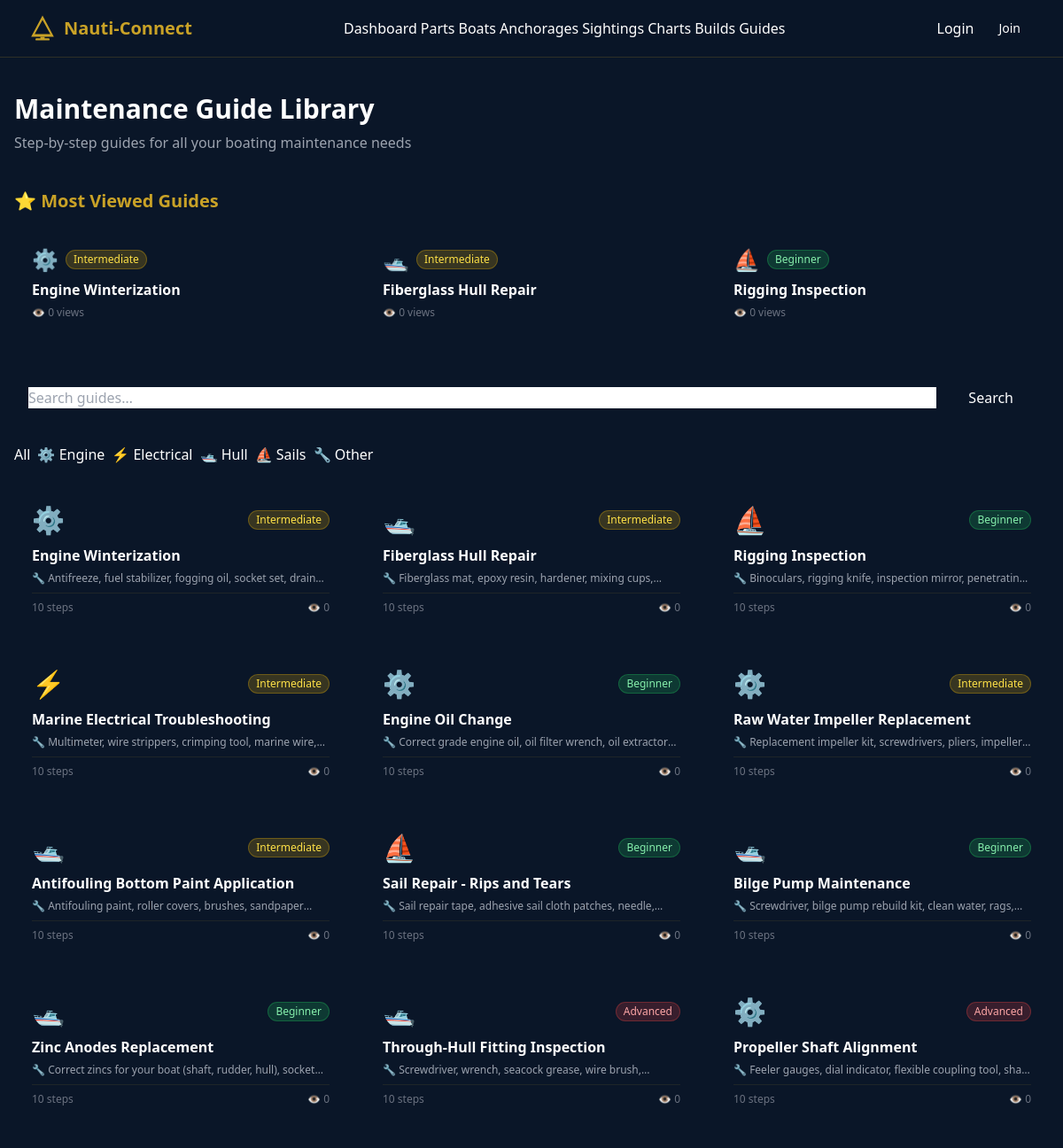
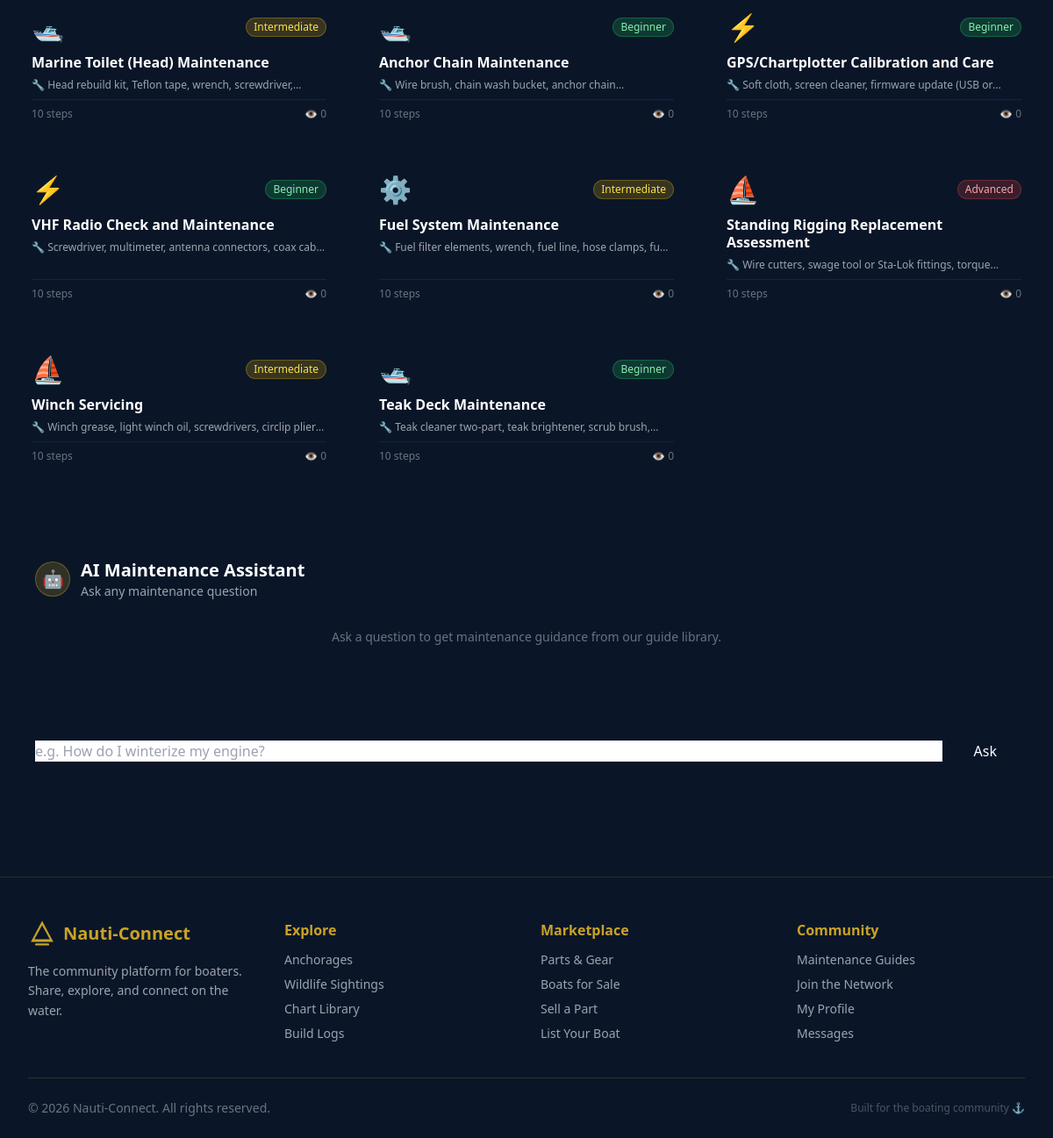
Screenshot of /maintenance/index.php with the database file from the repository (2 pictures, top to bottom).
### tables this page shows
CREATE TABLE IF NOT EXISTS maintenance_guides (
    id INT AUTO_INCREMENT PRIMARY KEY,
    title VARCHAR(255) NOT NULL,
    category ENUM('engine','electrical','hull','sails','other') NOT NULL,
    difficulty_level ENUM('beginner','intermediate','advanced') NOT NULL,
    tools_needed TEXT,
    steps_json JSON,
    video_url VARCHAR(500),
    views INT DEFAULT 0,
    created_at TIMESTAMP DEFAULT CURRENT_TIMESTAMP,
    FULLTEXT(title, tools_needed)
);

### includes/functions.php (called while the page is built, shortened)
<?php
function sanitize(string $input): string {
    return htmlspecialchars(trim($input), ENT_QUOTES | ENT_HTML5, 'UTF-8');
}
function isLoggedIn(): bool {
    return isset($_SESSION['user_id']) && !empty($_SESSION['user_id']);
}

### maintenance/index.php (the view, shortened to what this page needs)
<?php
require_once __DIR__ . '/../includes/functions.php';
require_once __DIR__ . '/../includes/db.php';
$category = trim($_GET['category'] ?? '');
$search   = trim($_GET['search'] ?? '');
$where  = ['1=1'];
$params = [];
$types  = '';
$whereClause = implode(' AND ', $where);
$sql         = "SELECT * FROM maintenance_guides WHERE $whereClause ORDER BY views DESC, created_at DESC LIMIT 50";
if ($params) {
    $stmt = $conn->prepare($sql);
    $stmt->bind_param($types, ...$params);
} else {
    $stmt = $conn->prepare($sql);
}
$stmt->execute();
$guides = $stmt->get_result()->fetch_all(MYSQLI_ASSOC);
$featuredStmt = $conn->query('SELECT * FROM maintenance_guides ORDER BY views DESC LIMIT 3');
$featured     = $featuredStmt->fetch_all(MYSQLI_ASSOC);
include __DIR__ . '/../includes/header.php';
?>
<main class="max-w-7xl mx-auto px-4 py-10">
    <div class="mb-10">
        <h1 class="text-3xl font-bold text-white mb-2">Maintenance Guide Library</h1>
        <p class="text-gray-400">Step-by-step guides for all your boating maintenance needs</p>
    </div>
    <?php if (!$category && !$search && !empty($featured)): ?>
        <div class="mb-10">
            <h2 class="text-xl font-bold text-[#c9a227] mb-4">⭐ Most Viewed Guides</h2>
            <div class="grid grid-cols-1 sm:grid-cols-3 gap-5">
                <?php foreach ($featured as $guide):
                    $diffColor = match ($guide['difficulty_level']) {
                        'beginner' => 'bg-green-500/20 text-green-300 border-green-500/30',
                        'intermediate' => 'bg-yellow-500/20 text-yellow-300 border-yellow-500/30',
                        'advanced' => 'bg-red-500/20 text-red-300 border-red-500/30',
                        default => 'bg-gray-500/20 text-gray-300',
                    };
                    $catEmoji = match ($guide['category']) { 'engine'=>'⚙️','electrical'=>'⚡','hull'=>'🛥️','sails'=>'⛵','other'=>'🔧',default=>'📋' };
                ?>
                    <a href="<?= SITE_URL ?>/maintenance/view.php?id=<?= $guide['id'] ?>" class="glass-card p-5 hover:border-[#c9a227]/50 transition-all">
                        <div class="flex items-center gap-2 mb-2">
                            <span class="text-2xl"><?= $catEmoji ?></span>
                            <span class="text-xs px-2 py-0.5 rounded-full border <?= $diffColor ?>"><?= ucfirst($guide['difficulty_level']) ?></span>
                        </div>
                        <h3 class="font-bold text-white leading-tight"><?= sanitize($guide['title']) ?></h3>
                        <p class="text-gray-500 text-xs mt-2">👁 <?= number_format((int)$guide['views']) ?> views</p>
                    </a>
                <?php endforeach; ?>
            </div>
        </div>
    <?php endif; ?>
    <form method="GET" id="guide-search-form" class="glass-card p-4 mb-6 flex flex-wrap gap-3">
        <input type="text" name="search" id="guide-search" class="form-input flex-1 min-w-48" placeholder="Search guides…" value="<?= sanitize($search) ?>">
        <button type="submit" class="btn-gold px-6">Search</button>
    </form>
    <div class="flex gap-2 flex-wrap mb-6">
        <a href="?" class="filter-btn <?= !$category ? 'active' : '' ?>">All</a>
        <?php
        $catLabels = ['engine'=>'⚙️ Engine','electrical'=>'⚡ Electrical','hull'=>'🛥️ Hull','sails'=>'⛵ Sails','other'=>'🔧 Other'];
        foreach ($catLabels as $val => $label): ?>
            <a href="?category=<?= $val ?><?= $search ? '&search=' . urlencode($search) : '' ?>" class="filter-btn <?= $category === $val ? 'active' : '' ?>"><?= $label ?></a>
        <?php endforeach; ?>
    </div>
    <?php if (empty($guides)): ?>
        <div class="text-center py-16">
            <div class="text-5xl mb-4">🔧</div>
            <p class="text-gray-400">No guides found. Try a different search.</p>
        </div>
    <?php else: ?>
        <div class="grid grid-cols-1 sm:grid-cols-2 lg:grid-cols-3 gap-5" id="guides-grid">
            <?php foreach ($guides as $guide):
                $diffColor = match ($guide['difficulty_level']) {
                    'beginner' => 'bg-green-500/20 text-green-300 border-green-500/30',
                    'intermediate' => 'bg-yellow-500/20 text-yellow-300 border-yellow-500/30',
                    'advanced' => 'bg-red-500/20 text-red-300 border-red-500/30',
                    default => 'bg-gray-500/20 text-gray-300',
                };
                $catEmoji = match ($guide['category']) { 'engine'=>'⚙️','electrical'=>'⚡','hull'=>'🛥️','sails'=>'⛵','other'=>'🔧',default=>'📋' };
                $steps = json_decode($guide['steps_json'] ?? '[]', true) ?: [];
            ?>
                <a href="<?= SITE_URL ?>/maintenance/view.php?id=<?= $guide['id'] ?>" class="glass-card p-5 hover:border-[#c9a227]/50 transition-all flex flex-col">
                    <div class="flex items-center justify-between mb-3">
                        <span class="text-3xl"><?= $catEmoji ?></span>
                        <span class="text-xs px-2 py-0.5 rounded-full border <?= $diffColor ?>"><?= ucfirst($guide['difficulty_level']) ?></span>
                    </div>
                    <h3 class="font-bold text-white leading-tight mb-2"><?= sanitize($guide['title']) ?></h3>
                    <?php if ($guide['tools_needed']): ?>
                        <p class="text-gray-400 text-xs mb-2 line-clamp-1">🔧 <?= sanitize($guide['tools_needed']) ?></p>
                    <?php endif; ?>
                    <div class="mt-auto pt-2 border-t border-[#c9a227]/10 flex items-center justify-between text-xs text-gray-500">
                        <span><?= count($steps) ?> steps</span>
                        <span>👁 <?= number_format((int)$guide['views']) ?></span>
                    </div>
                </a>
            <?php endforeach; ?>
        </div>
    <?php endif; ?>
    <div class="mt-16 glass-card p-6">
        <div class="flex items-center gap-3 mb-4">
            <div class="w-10 h-10 rounded-full bg-[#c9a227]/20 border border-[#c9a227]/40 flex items-center justify-center text-xl">🤖</div>
            <div>
                <h2 class="text-xl font-bold text-white">AI Maintenance Assistant</h2>
                <p class="text-gray-400 text-sm">Ask any maintenance question</p>
            </div>
        </div>
        <div id="ai-chat-log" class="bg-[#0a1628]/60 rounded-xl p-4 min-h-32 max-h-64 overflow-y-auto mb-4 space-y-3">
            <div class="text-gray-500 text-sm text-center">Ask a question to get maintenance guidance from our guide library.</div>
        </div>
        <div class="flex gap-3">
            <input type="text" id="ai-input" class="form-input flex-1" placeholder="e.g. How do I winterize my engine?" maxlength="500">
            <button id="ai-send" onclick="sendAIMessage()" class="btn-gold px-6">Ask</button>
        </div>
    </div>
</main>
<?php include __DIR__ . '/../includes/footer.php'; ?>

### includes/header.php (shortened to what this page needs)
<?php
require_once __DIR__ . '/../includes/functions.php';
require_once __DIR__ . '/../includes/db.php';
$user = isLoggedIn() ? currentUser($conn) : null;
$unreadCount = 0;
$currentPage = basename($_SERVER['PHP_SELF']);
?>
<!DOCTYPE html>
<html lang="en" class="scroll-smooth">
<head>
    <script src="https://cdn.tailwindcss.com"></script>
    <link rel="stylesheet" href="https://unpkg.com/leaflet@1.9.4/dist/leaflet.css"/>
    <link rel="stylesheet" href="https://unpkg.com/leaflet.markercluster@1.5.3/dist/MarkerCluster.css"/>
    <link rel="stylesheet" href="https://unpkg.com/leaflet.markercluster@1.5.3/dist/MarkerCluster.Default.css"/>
    <link rel="stylesheet" href="<?= SITE_URL ?>/assets/css/style.css">
</head>
<body class="bg-[#0a1628] text-white min-h-screen">
<nav class="bg-[#0a1628]/95 backdrop-blur border-b border-[#c9a227]/20 sticky top-0 z-50">
    <div class="max-w-7xl mx-auto px-4 sm:px-6 lg:px-8">
        <div class="flex items-center justify-between h-16">
            <a href="<?= SITE_URL ?>/" class="flex items-center gap-2 flex-shrink-0">
                <svg class="w-8 h-8 text-[#c9a227]" viewBox="0 0 40 40" fill="currentColor" aria-hidden="true">
                    <path d="M20 2L4 32h32L20 2zm0 6l11 20H9L20 8z"/>
                    <path d="M17 34c0 1.1.9 2 2 2h2c1.1 0 2-.9 2-2v-2h-6v2z"/>
                    <rect x="10" y="34" width="20" height="3" rx="1.5"/>
                </svg>
                <span class="text-xl font-bold text-[#c9a227]">Nauti-Connect</span>
            </a>
            <div class="hidden md:flex items-center gap-1">
                <a href="<?= SITE_URL ?>/" class="nav-link <?= $currentPage === 'index.php' && dirname($_SERVER['PHP_SELF']) === '/' ? 'active' : '' ?>">Dashboard</a>
                <a href="<?= SITE_URL ?>/parts/" class="nav-link">Parts</a>
                <a href="<?= SITE_URL ?>/boats/" class="nav-link">Boats</a>
                <a href="<?= SITE_URL ?>/anchorages/" class="nav-link">Anchorages</a>
                <a href="<?= SITE_URL ?>/sightings/" class="nav-link">Sightings</a>
                <a href="<?= SITE_URL ?>/charts/" class="nav-link">Charts</a>
                <a href="<?= SITE_URL ?>/builds/" class="nav-link">Builds</a>
                <a href="<?= SITE_URL ?>/maintenance/" class="nav-link">Guides</a>
            </div>
            <div class="hidden md:flex items-center gap-3">
                <?php if ($user): ?>
                    <a href="<?= SITE_URL ?>/messages/" class="relative nav-link">
                        <svg class="w-5 h-5 inline" fill="none" stroke="currentColor" viewBox="0 0 24 24"><path stroke-linecap="round" stroke-linejoin="round" stroke-width="2" d="M8 10h.01M12 10h.01M16 10h.01M9 16H5a2 2 0 01-2-2V6a2 2 0 012-2h14a2 2 0 012 2v8a2 2 0 01-2 2h-5l-5 5v-5z"/></svg>
                        <?php if ($unreadCount > 0): ?>
                            <span class="absolute -top-1 -right-1 bg-red-500 text-white text-xs rounded-full w-4 h-4 flex items-center justify-center"><?= $unreadCount ?></span>
                        <?php endif; ?>
                    </a>
                    <a href="<?= SITE_URL ?>/profile/" class="flex items-center gap-2 nav-link">
                        <?php if ($user['profile_img']): ?>
                            <img src="<?= UPLOAD_URL . sanitize($user['profile_img']) ?>" class="w-7 h-7 rounded-full object-cover border border-[#c9a227]/50" alt="Profile">
                        <?php else: ?>
                            <div class="w-7 h-7 rounded-full bg-[#1e3a5f] border border-[#c9a227]/50 flex items-center justify-center text-xs font-bold text-[#c9a227]">
                                <?= strtoupper(substr($user['username'], 0, 1)) ?>
                            </div>
                        <?php endif; ?>
                        <span class="text-sm"><?= sanitize($user['username']) ?></span>
                    </a>
                    <a href="<?= SITE_URL ?>/auth/logout.php" class="btn-gold text-sm px-3 py-1.5">Logout</a>
                <?php else: ?>
                    <a href="<?= SITE_URL ?>/auth/login.php" class="nav-link">Login</a>
                    <a href="<?= SITE_URL ?>/auth/register.php" class="btn-gold text-sm px-4 py-2">Join</a>
                <?php endif; ?>
            </div>
        </div>
    </div>
</nav>

### includes/footer.php (shortened to what this page needs)
<div class="wave-container">
    <svg viewBox="0 0 1440 80" fill="none" xmlns="http://www.w3.org/2000/svg" aria-hidden="true">
        <path d="M0,40 C360,80 1080,0 1440,40 L1440,80 L0,80 Z" fill="#0a1628"/>
    </svg>
</div>
<footer class="bg-[#0a1628] border-t border-[#c9a227]/20 pt-12 pb-6">
    <div class="max-w-7xl mx-auto px-4 sm:px-6 lg:px-8">
        <div class="grid grid-cols-1 md:grid-cols-4 gap-8 mb-10">
            <div class="md:col-span-1">
                <div class="flex items-center gap-2 mb-4">
                    <svg class="w-8 h-8 text-[#c9a227]" viewBox="0 0 40 40" fill="currentColor" aria-hidden="true">
                        <path d="M20 2L4 32h32L20 2zm0 6l11 20H9L20 8z"/>
                        <rect x="10" y="34" width="20" height="3" rx="1.5"/>
                    </svg>
                    <span class="text-xl font-bold text-[#c9a227]">Nauti-Connect</span>
                </div>
                <p class="text-gray-400 text-sm leading-relaxed">The community platform for boaters. Share, explore, and connect on the water.</p>
            </div>
            <div>
                <h4 class="text-[#c9a227] font-semibold mb-3">Explore</h4>
                <ul class="space-y-2 text-sm text-gray-400">
                    <li><a href="<?= SITE_URL ?>/anchorages/" class="hover:text-[#c9a227] transition-colors">Anchorages</a></li>
                    <li><a href="<?= SITE_URL ?>/sightings/" class="hover:text-[#c9a227] transition-colors">Wildlife Sightings</a></li>
                    <li><a href="<?= SITE_URL ?>/charts/" class="hover:text-[#c9a227] transition-colors">Chart Library</a></li>
                    <li><a href="<?= SITE_URL ?>/builds/" class="hover:text-[#c9a227] transition-colors">Build Logs</a></li>
                </ul>
            </div>
            <div>
                <h4 class="text-[#c9a227] font-semibold mb-3">Marketplace</h4>
                <ul class="space-y-2 text-sm text-gray-400">
                    <li><a href="<?= SITE_URL ?>/parts/" class="hover:text-[#c9a227] transition-colors">Parts &amp; Gear</a></li>
                    <li><a href="<?= SITE_URL ?>/boats/" class="hover:text-[#c9a227] transition-colors">Boats for Sale</a></li>
                    <li><a href="<?= SITE_URL ?>/parts/sell.php" class="hover:text-[#c9a227] transition-colors">Sell a Part</a></li>
                    <li><a href="<?= SITE_URL ?>/boats/sell.php" class="hover:text-[#c9a227] transition-colors">List Your Boat</a></li>
                </ul>
            </div>
            <div>
                <h4 class="text-[#c9a227] font-semibold mb-3">Community</h4>
                <ul class="space-y-2 text-sm text-gray-400">
                    <li><a href="<?= SITE_URL ?>/maintenance/" class="hover:text-[#c9a227] transition-colors">Maintenance Guides</a></li>
                    <li><a href="<?= SITE_URL ?>/auth/register.php" class="hover:text-[#c9a227] transition-colors">Join the Network</a></li>
                    <li><a href="<?= SITE_URL ?>/profile/" class="hover:text-[#c9a227] transition-colors">My Profile</a></li>
                    <li><a href="<?= SITE_URL ?>/messages/" class="hover:text-[#c9a227] transition-colors">Messages</a></li>
                </ul>
            </div>
        </div>
        <div class="border-t border-[#c9a227]/20 pt-6 flex flex-col sm:flex-row items-center justify-between gap-3">
            <p class="text-gray-500 text-sm">&copy; <?= date('Y') ?> Nauti-Connect. All rights reserved.</p>
            <p class="text-gray-600 text-xs">Built for the boating community &#9875;</p>
        </div>
    </div>
</footer>
</body>
</html>

### rows the page displays
maintenance_guides: category "⚙️", difficulty_level "Intermediate", title "Engine Winterization", views "0", tools_needed "Antifreeze, fuel stabilizer, fogging oil, socket set,…", steps_json "10"
maintenance_guides: category "🛥️", difficulty_level "Intermediate", title "Fiberglass Hull Repair", views "0", tools_needed "Fiberglass mat, epoxy resin, hardener, mixing…", steps_json "10"
maintenance_guides: category "⛵", difficulty_level "Beginner", title "Rigging Inspection", views "0", tools_needed "Binoculars, rigging knife, inspection mirror,…", steps_json "10"
maintenance_guides: category "⚡", difficulty_level "Intermediate", title "Marine Electrical Troubleshooting", tools_needed "Multimeter, wire strippers, crimping tool, marine…", steps_json "10", views "0"
maintenance_guides: category "⚙️", difficulty_level "Beginner", title "Engine Oil Change", tools_needed "Correct grade engine oil, oil filter wrench, oil…", steps_json "10", views "0"
maintenance_guides: category "⚙️", difficulty_level "Intermediate", title "Raw Water Impeller Replacement", tools_needed "Replacement impeller kit, screwdrivers, pliers,…", steps_json "10", views "0"
maintenance_guides: category "🛥️", difficulty_level "Intermediate", title "Antifouling Bottom Paint Application", tools_needed "Antifouling paint, roller covers, brushes,…", steps_json "10", views "0"
maintenance_guides: category "⛵", difficulty_level "Beginner", title "Sail Repair - Rips and Tears", tools_needed "Sail repair tape, adhesive sail cloth patches,…", steps_json "10", views "0"
maintenance_guides: category "🛥️", difficulty_level "Beginner", title "Bilge Pump Maintenance", tools_needed "Screwdriver, bilge pump rebuild kit, clean water,…", steps_json "10", views "0"
maintenance_guides: category "🛥️", difficulty_level "Beginner", title "Zinc Anodes Replacement", tools_needed "Correct zincs for your boat (shaft, rudder, hull),…", steps_json "10", views "0"
maintenance_guides: category "🛥️", difficulty_level "Advanced", title "Through-Hull Fitting Inspection", tools_needed "Screwdriver, wrench, seacock grease, wire…", steps_json "10", views "0"
maintenance_guides: category "⚙️", difficulty_level "Advanced", title "Propeller Shaft Alignment", tools_needed "Feeler gauges, dial indicator, flexible coupling tool,…", steps_json "10", views "0"
maintenance_guides: category "🛥️", difficulty_level "Intermediate", title "Marine Toilet (Head) Maintenance", tools_needed "Head rebuild kit, Teflon tape, wrench,…", steps_json "10", views "0"
maintenance_guides: category "🛥️", difficulty_level "Beginner", title "Anchor Chain Maintenance", tools_needed "Wire brush, chain wash bucket, anchor…", steps_json "10", views "0"
maintenance_guides: category "⚡", difficulty_level "Beginner", title "GPS/Chartplotter Calibration and Care", tools_needed "Soft cloth, screen cleaner, firmware update (USB…", steps_json "10", views "0"
maintenance_guides: category "⚡", difficulty_level "Beginner", title "VHF Radio Check and Maintenance", tools_needed "Screwdriver, multimeter, antenna connectors, coax…", steps_json "10", views "0"
maintenance_guides: category "⚙️", difficulty_level "Intermediate", title "Fuel System Maintenance", tools_needed "Fuel filter elements, wrench, fuel line, hose clamps,…", steps_json "10", views "0"
maintenance_guides: category "⛵", difficulty_level "Advanced", title "Standing Rigging Replacement Assessment", tools_needed "Wire cutters, swage tool or Sta-Lok fittings,…", steps_json "10", views "0"
maintenance_guides: category "⛵", difficulty_level "Intermediate", title "Winch Servicing", tools_needed "Winch grease, light winch oil, screwdrivers, circlip…", steps_json "10", views "0"
maintenance_guides: category "🛥️", difficulty_level "Beginner", title "Teak Deck Maintenance", tools_needed "Teak cleaner two-part, teak brightener, scrub…", steps_json "10", views "0"

### other values shown
$label "⚙️ Engine"
$label "⚡ Electrical"
$label "🛥️ Hull"
$label "⛵ Sails"
$label "🔧 Other"
